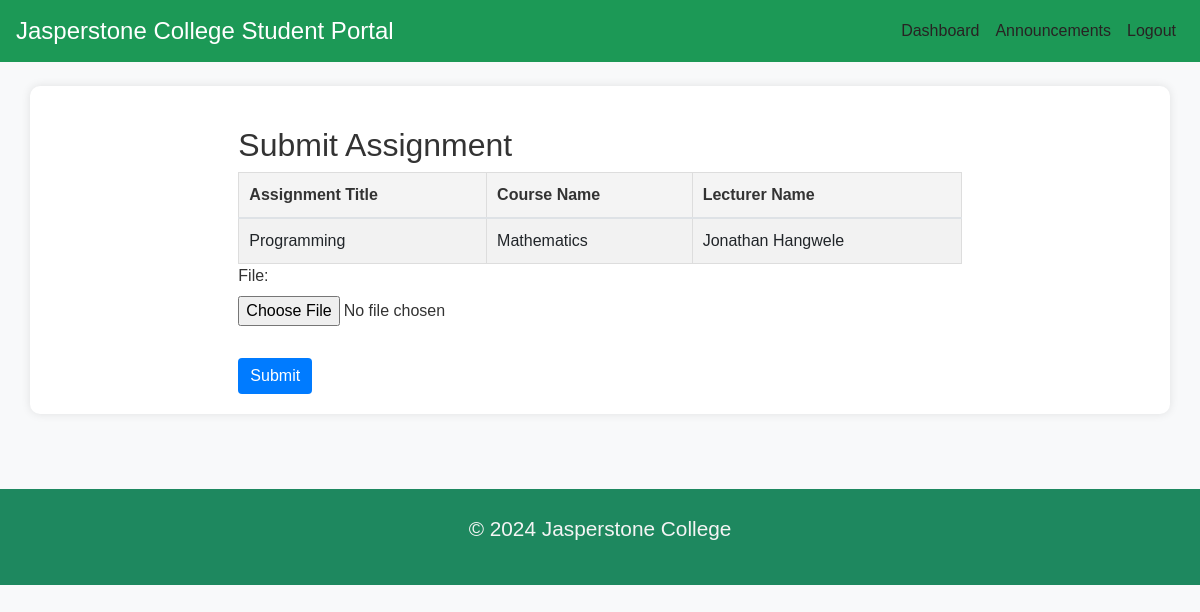
Screenshot of /students/assignments/7/submit/ (signed in) with the database file from the repository.
### students/models.py (models this page shows, shortened)
class Assignment(models.Model):
    title = models.CharField(max_length=255)
    description = models.TextField()
    due_date = models.DateField()
    file = models.FileField(upload_to='assignments/', default='course_materials/finacial_statements.pdf')
    course = models.ForeignKey(Course, on_delete=models.CASCADE)
    lecturer = models.ForeignKey(User, on_delete=models.CASCADE, related_name='assigned_lecturer')
    programme = models.CharField(max_length=100)

class Course(models.Model):
    name = models.CharField(max_length=255)
    description = models.TextField()
    programmes = models.ManyToManyField(Programme, related_name='courses', blank=True)
    image = models.ImageField(upload_to='images/course_images/', blank=True, null=True, default='images/course_images/default.jpg') # Added image field for Course

### students/views.py (the view)
# urls.py: path('assignments/<int:assignment_id>/submit/', views.submit_assignment, name='submit_assignment'),
@login_required
def submit_assignment(request, assignment_id):
    assignment = get_object_or_404(Assignment, id=assignment_id)
    student = get_object_or_404(Student, user=request.user) # Simpler way to get student
    if assignment.due_date < timezone.now().date():
         messages.error(request, f"The deadline for submitting '{assignment.title}' has passed.")
         return redirect('students:student_dashboard')
    if Submission.objects.filter(student=student, assignment=assignment).exists():
         messages.warning(request, f"You have already submitted assignment '{assignment.title}'.")
         return redirect('students:student_dashboard')
    if request.method == 'POST':
        form = AssignmentSubmissionForm(request.POST, request.FILES)
        if form.is_valid():
            submission = form.save(commit=False)
            submission.student = student
            submission.assignment = assignment
            submission.save()
            messages.success(request, f"Assignment '{assignment.title}' submitted successfully.")
            return redirect('students:student_dashboard')
    else: # GET request
        form = AssignmentSubmissionForm()
    return render(request, 'students/submit_assignment.html', {'form': form, 'assignment': assignment})

### students/forms.py
class AssignmentSubmissionForm(forms.ModelForm):
    class Meta:
        model = Submission
        fields = ['file']  # Assuming students are uploading files for their assignments
        widgets = {
            'file': forms.ClearableFileInput(attrs={'class': 'form-control-file'}),
        }

### students/templates/students/submit_assignment.html (shortened to what this page needs)
{% extends "base.html" %}
{% block log %}
<div class="collapse navbar-collapse" id="navbarNav">
    <ul class="navbar-nav ml-auto">
        <li><a href="{% url 'students:student_dashboard' %}" class="nav-link">Dashboard</a></li>
        <li><a href="{% url 'students:announcement_view' %}" class="nav-link">Announcements</a></li>
        <li><a href="{% url 'students:std_logout' %}" class="nav-link">Logout</a></li>
    </ul>
</div>
{% endblock log %}
{% block content %}
<div class="row">
    <div class="col-md-8 offset-md-2">
        <h2>Submit Assignment</h2>
        <table class="table table-striped">
            <thead>
                <tr>
                    <th>Assignment Title</th>
                    <th>Course Name</th>
                    <th>Lecturer Name</th>
                </tr>
            </thead>
            <tbody>
                <tr>
                    <td>{{ assignment.title }}</td>
                    <td>{{ assignment.course.name }}</td>
                    <td>{{ assignment.lecturer.first_name.capitalize }} {{ assignment.lecturer.last_name.capitalize }}</td>
                </tr>
            </tbody>
        </table>
        <form method="POST" enctype="multipart/form-data">
            {{ form.as_p }}
            <button type="submit" class="btn btn-primary mt-3">Submit</button>
        </form>
    </div>
</div>
{% endblock %}

### static/css/styles.css (style rules this page uses)
body { font-family: 'Arial', sans-serif; background-color: #f8f9fa; color: #333; margin: 0; }
a { text-decoration: none; color: #1c9956; }
h2, h3 { margin-top: 20px; }
.table { margin-bottom: 0; border-collapse: collapse; width: 100%; }
.table th, .table td { padding: 10px; border: 1px solid #ddd; text-align: left; }
.table th { background-color: #f4f4f4; color: #333; }
.nav-link { color: #282323 !important; }

### static/css/560.css (style rules this page uses)
.btn-primary { background-color: #007bff !important; border: none; color: white !important; }

### rows the page displays
Assignment: title "Programming", course.name "Mathematics", lecturer.first_name "Jonathan", lecturer.last_name "Hangwele"
